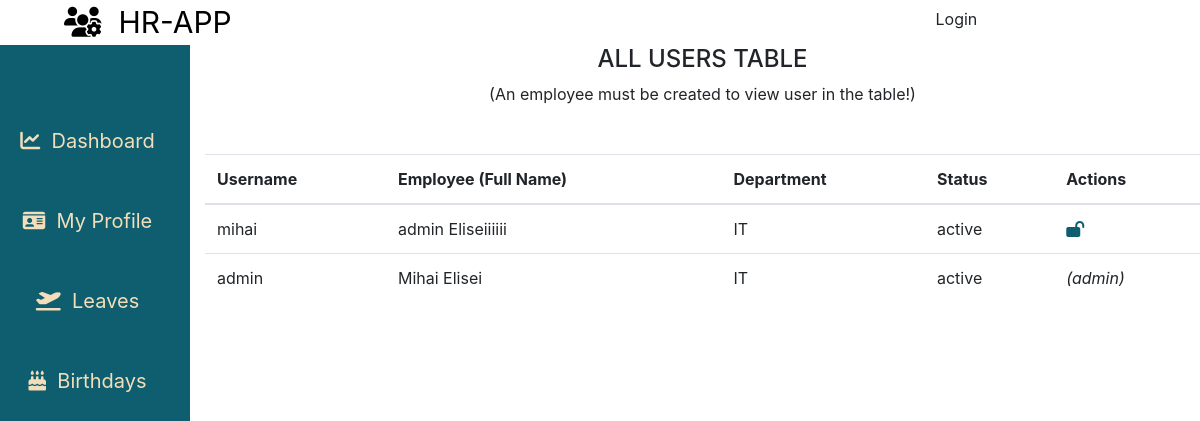
/employees/users/all/, run on the app's committed database.
### employees/models.py (models this page shows, shortened)
class Employee(models.Model):
    MALE = 'male'
    FEMALE = 'female'
    GENDER = (
    (MALE, 'Male'),
    (FEMALE, 'Female'),
    )
    MR = 'Mr'
    MRS = 'Mrs'
    MSS = 'Mss'
    DR = 'Dr'
    SIR = 'Sir'
    MADAM = 'Madam'
    TITLE = (
    (MR, 'Mr'),
    (MRS, 'Mrs'),
    (MSS, 'Mss'),
    (DR, 'Dr'),
    (SIR, 'Sir'),
    (MADAM, 'Madam'),
    )
    FULL_TIME = 'Full-Time'
    PART_TIME = 'Part-Time'
    CONTRACT = 'Contract'
    INTERN = 'Intern'
    EMPLOYEETYPE = (
    (FULL_TIME, 'Full-Time'),
    (PART_TIME, 'Part-Time'),
    (CONTRACT, 'Contract'),
    (INTERN, 'Intern'),
    )
    MASTERS = 'Masters Degree'
    BACHELOR = 'Bachelor Degree'
    ADVANCED = 'Craft / Higher Certificate'
    LEAVING = 'Leaving Certificate'
    JUNIOR = 'Junior Certificate'
    OTHER = 'Other'
    EDUCATIONAL_LEVEL = (
    (MASTERS, 'Masters Degree'),
    (BACHELOR, 'Bachelor Degree'),
    (ADVANCED, 'Craft / Higher Certificate'),
    (LEAVING, 'Leaving Certificate'),
    (JUNIOR, 'Junior Certificate'),
    (OTHER, 'Other'),
    )
    id = models.CharField(_('Employee ID Number'), max_length=10, null=False, blank=False, primary_key=True)
    user = models.ForeignKey(User, on_delete=models.CASCADE, default=None)
    title = models.CharField(_('Title'), max_length=5, default=MR, choices=TITLE, blank=False, null=False)
    firstname = models.CharField(_('First Name'), max_length=125, null=False, blank=False)
    lastname = models.CharField(_('Last Name'), max_length=125, null=False, blank=False)
    othername = models.CharField(_('Other Name (optional)'), max_length=125, null=True, blank=True)
    sex = models.CharField(_('Gender'), max_length=9, choices=GENDER, blank=False)
    email = models.CharField(_('Email'), max_length=255, default=None, blank=False, null=False)
    tel = PhoneNumberField(null=False, blank=False, verbose_name='Phone Number', help_text= 'Enter number with Country Code Eg. +353000000000')
    birthday = models.DateField(_('Birthday'),blank=False,null=False)
    nationality = models.ForeignKey(Nationality, verbose_name=_('Nationality'), on_delete=models.SET_NULL, null=True, default=None)
    address = models.CharField(_('Address'), help_text='address of current residence', max_length=125, null=True, blank=True)
    education = models.CharField(_('Education'),help_text='Highest educational level', max_length=26, choices=EDUCATIONAL_LEVEL, blank=False, null=True)
    lastwork = models.CharField(_('Last Place of Work'), help_text='Where was the last place you worked ?', max_length=125, null=True, blank=True)
    position = models.CharField(_('Position Held'),help_text='What position where you in your last place of work ?', max_length=255, null=True, blank=True)
    department = models.ForeignKey(Department, verbose_name =_('Department'), on_delete=models.SET_NULL, null=True, default=None)
    role = models.ForeignKey(Role, verbose_name=_('Role'), on_delete=models.SET_NULL, null=True, default=None)
    startdate = models.DateField(_('Employement Date'), help_text='date of employement', blank=False, null=True)
    employeetype = models.CharField(_('Employee Type'), max_length=15, default=FULL_TIME, choices=EMPLOYEETYPE, blank=False, null=True)
    dateissued = models.DateField(_('Date Issued'), help_text='date staff id was issued', blank=False, null=True)
    created = models.DateTimeField(verbose_name=_('Created'), auto_now_add=True, null=True)
    is_blocked = models.BooleanField(_('Is Blocked'),help_text='button to toggle employee block and unblock',default=False)
    is_deleted = models.BooleanField(_('Is Deleted'),help_text='button to toggle employee deleted and undelete',default=False)
    objects = EmployeeManager()
    class Meta:
        verbose_name = _('Employee')
        verbose_name_plural = _('Employees')
        ordering = ['-created']
    @property
    def get_full_name(self):
        fullname = ''
        firstname = self.firstname
        lastname = self.lastname
        othername = self.othername
        if (firstname and lastname) or othername is None:
            fullname = firstname + ' ' + lastname
            return fullname
        elif othername:
            fullname = firstname + ' ' + lastname + ' ' + othername
            return fullname
        return

class Department(models.Model):
    name = models.CharField(max_length=125)
    description = models.CharField(max_length=125, null=True, blank=True)
    created = models.DateTimeField(verbose_name=_('Created'), auto_now_add=True)
    updated = models.DateTimeField(verbose_name=_('Updated'), auto_now=True)
    class Meta:
        verbose_name = _('Department')
        verbose_name_plural = _('Departments')
        ordering = ['name', 'created']
    def __str__(self):
        return self.name

### employees/views.py (the view)
# urls.py: path('users/all/', views.all_users, name='all_users'),
def all_users(request):
    employees = Employee.objects.all()
    paginator = Paginator(employees,5)
    page = request.GET.get('page')
    employees_paginated = paginator.get_page(page)
    return render(request,'employees/all_users.html',{'employees':employees_paginated, 'title':'Users List'})

### employees/templates/employees/all_users.html (shortened to what this page needs)
{% extends "base.html" %}
{% load static %}
{% load crispy_forms_tags %}
{% block content %}
<div class="container-fluid">
    <div class="row flex-nowrap mt-0">
        <div class="col-auto col-md-2 col-xl-2 px-sm-2 px-0 teal-color beige-color">
            <div class="d-flex flex-column align-items-center align-items-sm-start px-3 pt-2 min-vh-100">
                <ul class="nav nav-pills flex-column mb-sm-auto mt-5 align-items-center align-items-sm-right" id="menu"
                    style="width: 100%;">
                    <li class="nav-item sidebar-item">
                        <a href="{% url 'home' %}" class="nav-link align-middle px-0">
                            <i class="fas fa-chart-line"></i><span class="ms-1 d-none d-sm-inline">&nbsp;
                                Dashboard</span>
                        </a>
                    </li>
                    <li class="nav-item sidebar-item">
                        <a href="{% url 'userprofile' %}" class="nav-link align-middle px-0">
                            <i class="fas fa-id-card"></i><span class="ms-1 d-none d-sm-inline">&nbsp; My Profile</span>
                        </a>
                    </li>
                    <li class="nav-item sidebar-item">
                        <a href="#" class="nav-link align-middle px-0">
                            <i class="fas fa-plane-departure"></i><span class="ms-1 d-none d-sm-inline">&nbsp;
                                Leaves</span>
                        </a>
                    </li>
                    <li class="nav-item sidebar-item">
                        <a href="#" class="nav-link align-middle px-0">
                            <i class="fas fa-birthday-cake"></i><span class="ms-1 d-none d-sm-inline">&nbsp;
                                Birthdays</span>
                        </a>
                    </li>
                </ul>
            </div>
        </div>
        <div class="col-10">
            <div class="table-responsive table-shadow">
                <div class="text-center table-description">
                    <h4 class="table-title">ALL USERS TABLE</h4>
                    <p class="subtitle">(An employee must be created to view user in the table!)</p>
                </div>
                <table class="table mt-5">
                    <thead>
                        <tr>
                            <th scope="col" class="hide">Username</th>
                            <th scope="col">Employee (Full Name) </th>
                            <th scope="col" class="hide">Department</th>
                            <th scope="col">Status</th>
                            <th scope="col">Actions</th>
                        </tr>
                    </thead>
                    <tbody>
                        {% for emp in employees %}
                        <tr>
                            <td class="hide">{{emp.user.username}}</td>
                            <td>{{ emp.get_full_name }}</td>
                            <td class="hide">{{ emp.department }}</td>
                            {% if emp.user.is_active %}
                            <td>active</td>
                            {% else %}
                            <td>inactive</td>
                            {% endif %}
                            {% if emp.user.is_active and emp.user.is_superuser %}
                            <td style="font-style:italic;">(admin)</td>
                            {% elif emp.user.is_active %}
                            <td><a href="{% url 'block_users' emp.user.id %}" title="block user"><i
                                        class="fas fa-lock-open" style="color: #0E5E6F;"></i></a></td>
                            {% else %}
                            <td><a href="{% url 'unblock_users' emp.user.id %}" title="unblock user"><i
                                        class="fas fa-lock" style="color: #0E5E6F;"></i></a></td>
                            {% endif %}
                        </tr>
                        {% endfor %}
                    </tbody>
                </table>
            </div>
        </div>
    </div>
</div>
{% endblock %}

### static/css/base.css (style rules this page uses)
html, body { padding: 0; height: 100%; margin: 0; max-width: 100%; }
.teal-color { background-color: #0E5E6F; }
.beige-color { color:#F2DEBA; }
.sidebar-item a { text-decoration: none; color:#F2DEBA; font-size: 20px; text-align: center; padding: 25px; }
.nav-pills { text-align: center!important; }
.container-fluid { margin: 0; padding: 0; }

### data on the page
Employee: user.username "mihai", get_full_name "admin Eliseiiiiii", department "IT", shows "active"
Employee: user.username "admin", get_full_name "Mihai Elisei", department "IT", shows "active", shows "(admin)"
